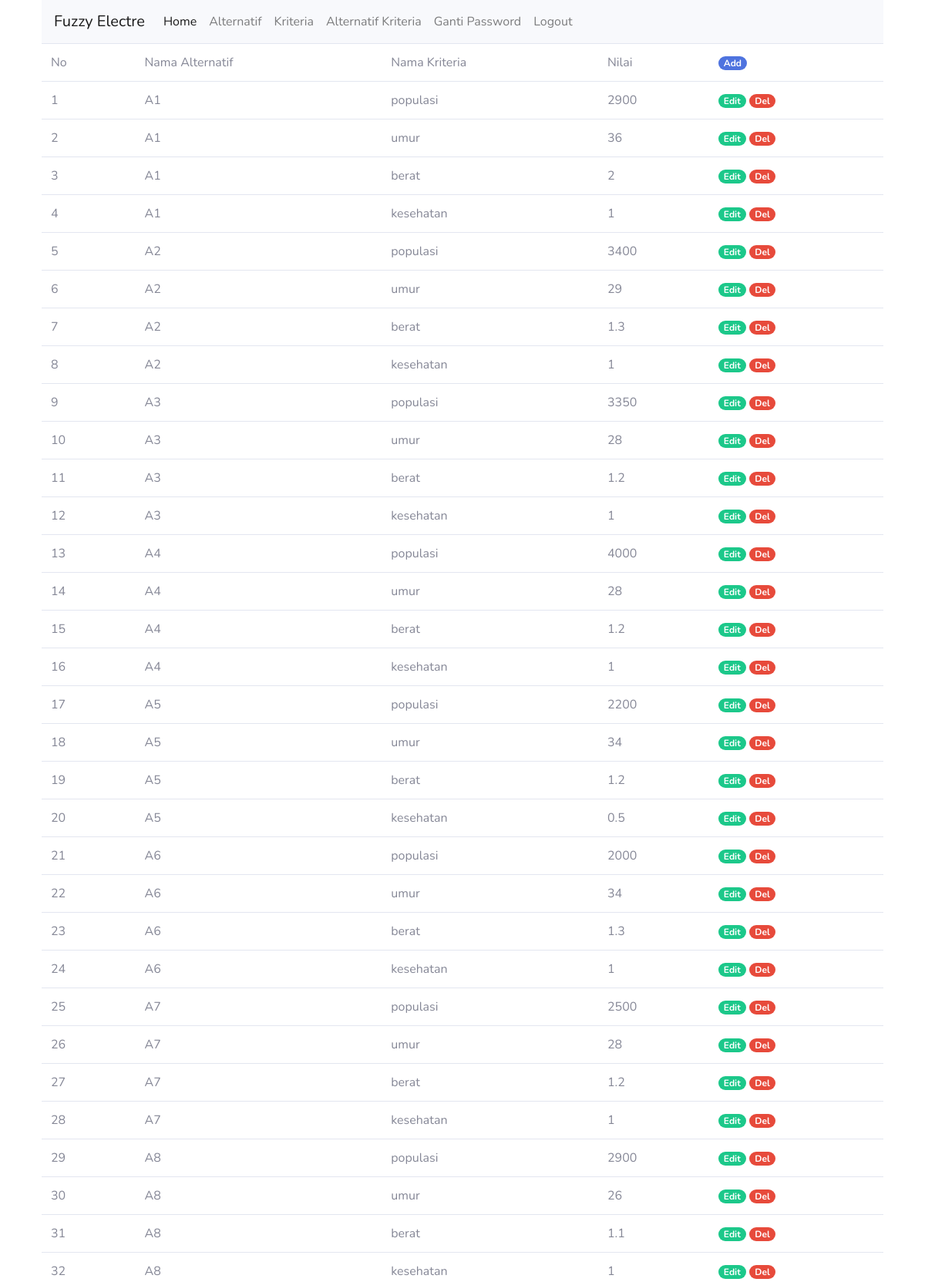
The page /alternatif-kriteria.php (signed in, upper part) on the database its author committed.
### tables this page shows
CREATE TABLE `alternatif_kriteria` (
  `id_alternatif_kriteria` int(11) NOT NULL,
  `id_alternatif` int(11) DEFAULT NULL,
  `id_kriteria` int(11) DEFAULT NULL,
  `nilai` double DEFAULT NULL
);

CREATE TABLE `alternatif` (
  `id_alternatif` int(11) NOT NULL,
  `nama_alternatif` varchar(200) DEFAULT NULL,
  `deskripsi` text
);

CREATE TABLE `kriteria` (
  `id_kriteria` int(11) NOT NULL,
  `nama_kriteria` varchar(100) DEFAULT NULL,
  `bobot` double DEFAULT NULL
);

### alternatif-kriteria.php (the view, shortened to what this page needs)
<?php
include("koneksi.php");
require("header_login.php");
?>
<table class="table table-hover">
  <tr>
    <td scope="col">No</td>
    <td scope="col">Nama Alternatif</td>
    <td scope="col">Nama Kriteria</td>
    <td scope="col">Nilai</td>
    <td scope="col"><a class="badge badge-pill badge-primary" href="add-alternatif-kriteria.php">Add</a></td>
  </tr>
  <?php
  $i = 1;
  $queryalternatifkriteria = mysqli_query($db, "SELECT * FROM alternatif_kriteria ORDER BY id_alternatif, id_kriteria");
  while ($dataalternatifkriteria = mysqli_fetch_array($queryalternatifkriteria)) {
    $queryalternatif = mysqli_query($db, "SELECT * FROM alternatif WHERE id_alternatif = '$dataalternatifkriteria[id_alternatif]'");
    $dataalternatif = mysqli_fetch_array($queryalternatif);
    $querykriteria = mysqli_query($db, "SELECT * FROM kriteria WHERE id_kriteria = '$dataalternatifkriteria[id_kriteria]'");
    $datakriteria = mysqli_fetch_array($querykriteria);
    ?>
    <tr scope="row">
      <td><?php echo $i++; ?></td>
      <td><?php echo $dataalternatif['nama_alternatif']; ?></td>
      <td><?php echo $datakriteria['nama_kriteria']; ?></td>
      <td><?php echo $dataalternatifkriteria['nilai']; ?></td>
      <td><a class="badge badge-pill badge-success" href="edit-alternatif-kriteria.php?id_alternatif_kriteria=<?php echo $dataalternatifkriteria['id_alternatif_kriteria']; ?>">Edit</a> <a class="badge badge-pill badge-danger" href="del-alternatif-kriteria.php?id_alternatif_kriteria=<?php echo $dataalternatifkriteria['id_alternatif_kriteria']; ?>">Del</a></td>
    </tr>
  <?php
  }
  ?>
</table>
<?php require("footer.php"); ?>

### rows shown on the page
alternatif_kriteria: id_alternatif.nama_alternatif "A1", id_kriteria.nama_kriteria "populasi", nilai "2900"
alternatif_kriteria: id_alternatif.nama_alternatif "A1", id_kriteria.nama_kriteria "umur", nilai "36"
alternatif_kriteria: id_alternatif.nama_alternatif "A1", id_kriteria.nama_kriteria "berat", nilai "2"
alternatif_kriteria: id_alternatif.nama_alternatif "A1", id_kriteria.nama_kriteria "kesehatan", nilai "1"
alternatif_kriteria: id_alternatif.nama_alternatif "A2", id_kriteria.nama_kriteria "populasi", nilai "3400"
alternatif_kriteria: id_alternatif.nama_alternatif "A2", id_kriteria.nama_kriteria "umur", nilai "29"
alternatif_kriteria: id_alternatif.nama_alternatif "A2", id_kriteria.nama_kriteria "berat", nilai "1.3"
alternatif_kriteria: id_alternatif.nama_alternatif "A2", id_kriteria.nama_kriteria "kesehatan", nilai "1"
alternatif_kriteria: id_alternatif.nama_alternatif "A3", id_kriteria.nama_kriteria "populasi", nilai "3350"
alternatif_kriteria: id_alternatif.nama_alternatif "A3", id_kriteria.nama_kriteria "umur", nilai "28"
alternatif_kriteria: id_alternatif.nama_alternatif "A3", id_kriteria.nama_kriteria "berat", nilai "1.2"
alternatif_kriteria: id_alternatif.nama_alternatif "A3", id_kriteria.nama_kriteria "kesehatan", nilai "1"
alternatif_kriteria: id_alternatif.nama_alternatif "A4", id_kriteria.nama_kriteria "populasi", nilai "4000"
alternatif_kriteria: id_alternatif.nama_alternatif "A4", id_kriteria.nama_kriteria "umur", nilai "28"
alternatif_kriteria: id_alternatif.nama_alternatif "A4", id_kriteria.nama_kriteria "berat", nilai "1.2"
alternatif_kriteria: id_alternatif.nama_alternatif "A4", id_kriteria.nama_kriteria "kesehatan", nilai "1"
alternatif_kriteria: id_alternatif.nama_alternatif "A5", id_kriteria.nama_kriteria "populasi", nilai "2200"
alternatif_kriteria: id_alternatif.nama_alternatif "A5", id_kriteria.nama_kriteria "umur", nilai "34"
alternatif_kriteria: id_alternatif.nama_alternatif "A5", id_kriteria.nama_kriteria "berat", nilai "1.2"
alternatif_kriteria: id_alternatif.nama_alternatif "A5", id_kriteria.nama_kriteria "kesehatan", nilai "0.5"
alternatif_kriteria: id_alternatif.nama_alternatif "A6", id_kriteria.nama_kriteria "populasi", nilai "2000"
alternatif_kriteria: id_alternatif.nama_alternatif "A6", id_kriteria.nama_kriteria "umur", nilai "34"
alternatif_kriteria: id_alternatif.nama_alternatif "A6", id_kriteria.nama_kriteria "berat", nilai "1.3"
alternatif_kriteria: id_alternatif.nama_alternatif "A6", id_kriteria.nama_kriteria "kesehatan", nilai "1"
alternatif_kriteria: id_alternatif.nama_alternatif "A7", id_kriteria.nama_kriteria "populasi", nilai "2500"
alternatif_kriteria: id_alternatif.nama_alternatif "A7", id_kriteria.nama_kriteria "umur", nilai "28"
alternatif_kriteria: id_alternatif.nama_alternatif "A7", id_kriteria.nama_kriteria "berat", nilai "1.2"
alternatif_kriteria: id_alternatif.nama_alternatif "A7", id_kriteria.nama_kriteria "kesehatan", nilai "1"
alternatif_kriteria: id_alternatif.nama_alternatif "A8", id_kriteria.nama_kriteria "populasi", nilai "2900"
alternatif_kriteria: id_alternatif.nama_alternatif "A8", id_kriteria.nama_kriteria "umur", nilai "26"
alternatif_kriteria: id_alternatif.nama_alternatif "A8", id_kriteria.nama_kriteria "berat", nilai "1.1"
alternatif_kriteria: id_alternatif.nama_alternatif "A8", id_kriteria.nama_kriteria "kesehatan", nilai "1"
